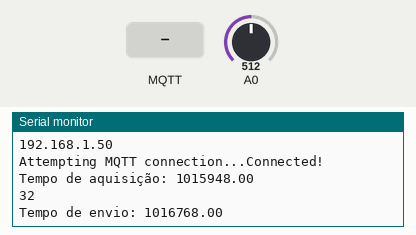
Bench run of a sketch on a simulated ESP8266 (Wemos D1 mini). On the bench: the last lines printed to the serial monitor. The test bench sets the inputs (shaded band); at power-on: A0 = 512. WiFi joins after 1.5 s; servers stay silent unless stated; random numbers use the default seed unless the sketch sets one; no MQTT or app messages arrive unless stated.

Above: at 2.7 s.
2.8 s: MQTT message "1" arrives on the first subscribed topic
At 5.2 s:
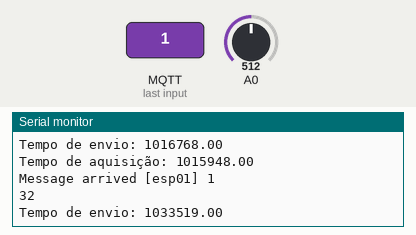
6.1 s: MQTT message "on" arrives on the first subscribed topic
At 7.2 s:
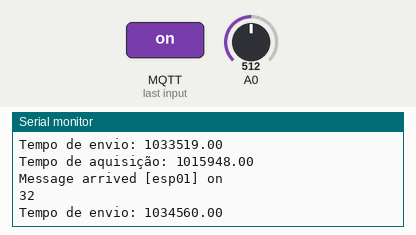
8.1 s: MQTT message "off" arrives on the first subscribed topic
At 9.3 s:
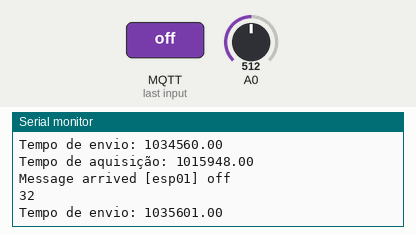
Timing chart, 0 to 11.1 s (numbered marks = the images above; inputs shaded):
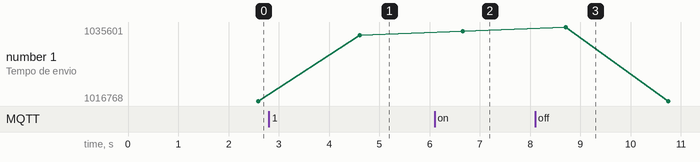

Measured:
- after the input at 2.8 s, the serial monitor: prints a new line after 1.8 s (image 1)
- after the input at 6.1 s, the serial monitor: prints a new line after 0.56 s (image 2)
- after the input at 8.1 s, the serial monitor: prints a new line after 0.60 s (image 3)
- plotted number 1: 1016768 → 1033519 after the input at 2.8 s, 1033519 → 1034560 after the input at 6.1 s

The sketch:

sampling.ino
```cpp
#include <ESP8266WiFi.h>
#include <Arduino.h>
#include <math.h>
#include "arduinoFFT.h"
#include <PubSubClient.h>

/* Declarações iniciais */

//LEMBRAR DE MODIFICAR LIMITE DE TAMANHO NA BIBLIOTECA DO MQTT
arduinoFFT FFT = arduinoFFT();
const int N = 1024;
int PORT = 8088;
const char* ssid = "LII";
const char* password = "wifiLI2Rn";
const char* mqtt_server = "192.168.0.102";
long lastMsg = 0;
String json;
double timeEnd, timeBegin;
char buff[10000];
WiFiClient espClient;
PubSubClient client(espClient);

int SAMPLING_FREQUENCY = 1024; //Hz, must be less than 10000 due to ADC
unsigned int sampling_period_us = round(1000000*(1.0/SAMPLING_FREQUENCY));
unsigned long microseconds;

int data;
int i = 0;
int k = 0;
int j = 0;
//SETUP ======================


void setup() {
    Serial.begin(9600);
    Serial.println("INCIANDO O ESP8266");

    setup_wifi();
    client.setServer(mqtt_server, PORT);
    client.setCallback(callback);
    reconnect();

}

//LOOP ======================

void loop() {
    //Inicío da amostragem
    timeBegin = micros();
    json += "{ dados:[";
    j = 0;

    while(j < N){
        microseconds = micros();
        data = analogRead(A0);
        json += data;

        if(j == N-1){
            json += "]}";
        } else{
            json += ", ";
        }
        //delayMicroseconds(10); //opcional
        while(micros() < (microseconds + sampling_period_us)){}
        j++;
    }

    j = 0;
    Serial.print("Tempo de aquisição: ");
    Serial.println(micros() - timeBegin);

    if (!client.connected()) {
        reconnect();
    }

    //I*THD = Corrente total distorcida;
    //I*(1-THD) = Corrente da frequencia fundamental
    client.loop();
    json.toCharArray(buff, json.length()+1);
    Serial.println(sizeof(json));
    //Serial.print("Publish message: ");
    client.publish("/temperature", buff);
    Serial.print("Tempo de envio: ");
    Serial.println(micros() - timeBegin);
    delay(1000);
    //k++;
    json = "";
    // Serial.println(sizeof(buff));
    // delay(10000000);
}
```

post.ino
```cpp
void setup_wifi() {

  delay(10);
  // We start by connecting to a WiFi network
  Serial.println();
  Serial.print("Connecting to ");
  Serial.println(ssid);
  WiFi.begin(ssid, password);
  while (WiFi.status() != WL_CONNECTED) {
    delay(500);
    Serial.print(".");
  }
  randomSeed(micros());
  Serial.println("");
  Serial.println("WiFi connected");
  Serial.println("IP address: ");
  Serial.println(WiFi.localIP());
}

void callback(char* topic, byte* payload, unsigned int length) {
  Serial.print("Message arrived [");
  Serial.print(topic);
  Serial.print("] ");
  for (int i = 0; i < length; i++) {
    Serial.print((char)payload[i]);
  }
  Serial.println();
}

void reconnect() {
  // Loop until we're reconnected
  while (!client.connected()) {
    Serial.print("Attempting MQTT connection...");
    // Create a random client ID
    String clientId = "ESP8266Client-";
    clientId += String(random(0xffff), HEX);
    // Attempt to connect
    if (client.connect(clientId.c_str())) {
      client.subscribe("esp01");
      Serial.println("Connected!");
    } else {
      Serial.print("failed, rc=");
      Serial.print(client.state());
      Serial.println(" try again in 5 seconds");
      // Wait 5 seconds before retrying
      delay(2000);
    }
  }
}
```
